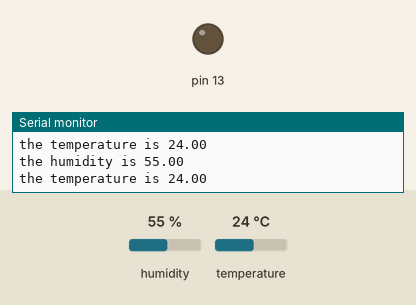
This sketch was run on a simulated Arduino Uno, built with avr-gcc and run on an emulated ATmega328P. On the bench: output pins drawn as LEDs (lit = HIGH), the last lines printed to the serial monitor. The test bench sets the inputs (shaded band); at power-on: temperature 24 °C, humidity 55 %.

Above: at 2.8 s.
2.9 s: temperature set to 28 °C
5.7 s: temperature set to 31 °C
At 6.5 s:
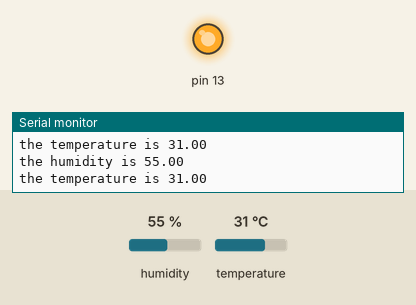
8.5 s: temperature set to 12 °C
At 11.0 s:
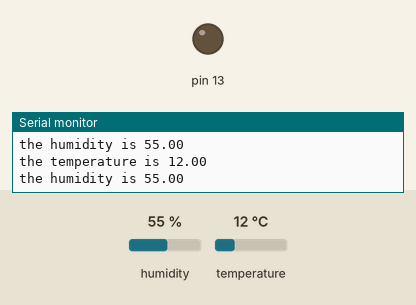
11.8 s: temperature set to 33 °C
At 13.8 s:
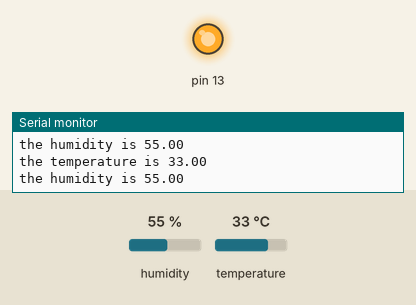
Timing chart, 0 to 15.3 s (numbered marks = the images above; inputs shaded):
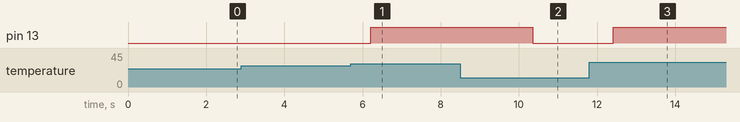

Measured:
- the behaviour switches between 29 and 30 °C on temperature (found by bisection; images 0 and 1)
- after the input at 5.7 s, pin 13: LOW → HIGH after 0.51 s
- after the input at 8.5 s, pin 13: HIGH → LOW after 1.9 s
- after the input at 11.8 s, pin 13: LOW → HIGH after 0.62 s

The sketch:

temp.ino
```cpp
#include"DHT.h"
DHT hash(4, DHT11);
void setup() {
  // put your setup code here, to run once:
  Serial.begin(9600);
  hash.begin();
  pinMode(13,OUTPUT);

}

void loop() {
  // put your main code here, to run repeatedly:
float temp=hash.readTemperature();
float humidity = hash.readHumidity();

Serial.println("the temperature is " + String(temp));
Serial.println("the humidity is " + String(humidity));
Serial.println();

if(temp>=30){
  digitalWrite(13,HIGH);
}

else{
  digitalWrite(13,LOW);
}
}
```
